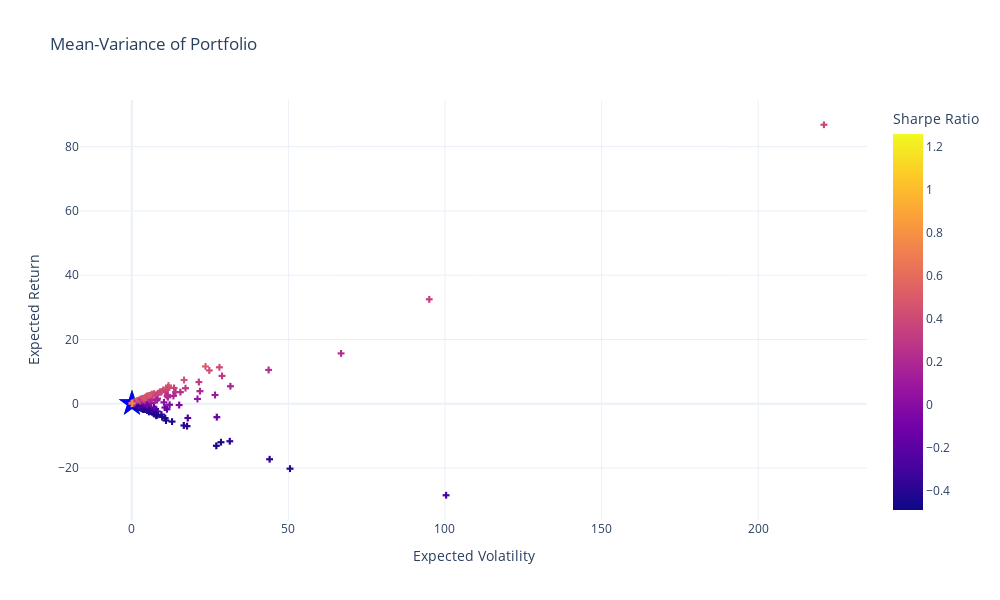

Write notebook code for a chart like this one.
### Markdown cell above
### On a graph identifying and name this optimal portfolio.

### Code cell
# Plot simulated portfolio
fig = px.scatter(
    temp, x='port_vols', y='port_rets', color='sharpe_ratio', 
    labels={'port_vols': 'Expected Volatility', 'port_rets': 'Expected Return','sharpe_ratio': 'Sharpe Ratio'},
    title="Mean-Variance of Portfolio"
     ).update_traces(mode='markers', marker=dict(symbol='cross'))

# Plot Efficient Frontier
fig.add_trace(
    go.Line(
        x=targetvols,
        y=targetrets,
        name = 'Efficient Frontier'
    )).update_traces(line_color='Red', line_width=5)

# Plot Optimal Portfolio 
fig.add_scatter(
    mode='markers', 
    x=[0.1325], 
    y=[0.10], 
    marker=dict(color='Green', size=20, symbol='star'),
    name = 'Optimal Portfolio').update(layout_showlegend=False)

# Plot Optimal Portfolio 
fig.add_scatter(
    mode='markers', 
    x=[0.0258], 
    y=[0.0336], 
    marker=dict(color='Blue', size=20, symbol='star'),
    name = 'Minimum Variance Portfolio').update(layout_showlegend=False)

fig.show()

### Figure 1 — Plotly figure (JSON) as saved in the notebook; plotly's stock layout.template omitted (floating-point values rounded to 4 significant figures; data arrays with more than 128 entries replaced by an {"elided": "..."} marker saying what was removed)
{"data": [{"hovertemplate": "Expected Volatility=%{x}<br>Expected Return=%{y}<br>Sharpe Ratio=%{marker.color}<extra></extra>", "legendgroup": "", "line": {"color": "Red", "width": 5}, "marker": {"color": {"elided": "5000 float values"}, "coloraxis": "coloraxis", "symbol": "cross"}, "mode": "markers", "name": "", "showlegend": false, "type": "scattergl", "x": {"elided": "5000 float values"}, "xaxis": "x", "y": {"elided": "5000 float values"}, "yaxis": "y"}, {"line": {"color": "Red", "width": 5}, "name": "Efficient Frontier", "type": "scatter", "x": {"elided": "1000 float values"}, "y": {"elided": "1000 float values"}}, {"marker": {"color": "Green", "size": 20, "symbol": "star"}, "mode": "markers", "name": "Optimal Portfolio", "type": "scatter", "x": [0.1325], "y": [0.1]}, {"marker": {"color": "Blue", "size": 20, "symbol": "star"}, "mode": "markers", "name": "Minimum Variance Portfolio", "type": "scatter", "x": [0.0258], "y": [0.0336]}], "layout": {"coloraxis": {"colorbar": {"title": {"text": "Sharpe Ratio"}}, "colorscale": [[0, "#0d0887"], [0.1111, "#46039f"], [0.2222, "#7201a8"], [0.3333, "#9c179e"], [0.4444, "#bd3786"], [0.5556, "#d8576b"], [0.6667, "#ed7953"], [0.7778, "#fb9f3a"], [0.8889, "#fdca26"], [1, "#f0f921"]]}, "height": 600, "legend": {"tracegroupgap": 0}, "showlegend": false, "title": {"text": "Mean-Variance of Portfolio"}, "width": 1000, "xaxis": {"anchor": "y", "domain": [0, 1], "title": {"text": "Expected Volatility"}}, "yaxis": {"anchor": "x", "domain": [0, 1], "title": {"text": "Expected Return"}}}}
